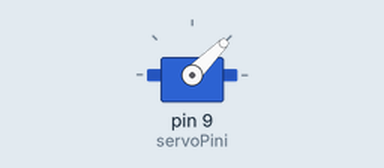
This sketch was run on a simulated Arduino Uno, built with avr-gcc and run on an emulated ATmega328P. On the bench: servo.

Above: at 1.05 s.
At 2.5 s:
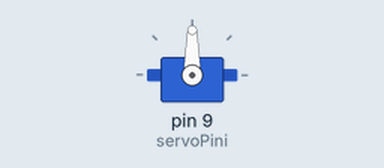
At 4.0 s:
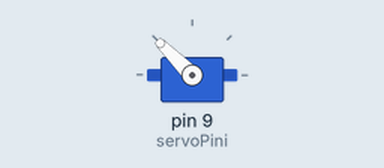
Timing chart, 0 to 7.9 s (numbered marks = the images above):
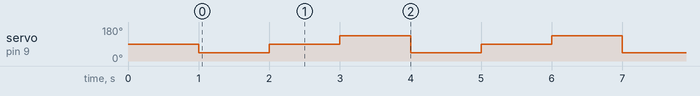

Measured:
- by itself, servo on pin 9 (servoPini): repeats every 3.0 s: 90° 1.0 s, 135° 1.0 s, 45° 1.0 s

The sketch:

p10_servo_motoru_kontrol_et.ino
```cpp
#include <Servo.h>
Servo motor;
const byte servoPini = 9;
const byte ilkAci = 45;
const byte ortaAci = 90;
const byte sonAci = 135;
const unsigned int beklemeMs = 1000;

void setup() {
  motor.attach(servoPini);
  motor.write(ortaAci);
  delay(beklemeMs);
}

void loop() {
  motor.write(ilkAci);
  delay(beklemeMs);
  motor.write(ortaAci);
  delay(beklemeMs);
  motor.write(sonAci);
  delay(beklemeMs);
}
```
